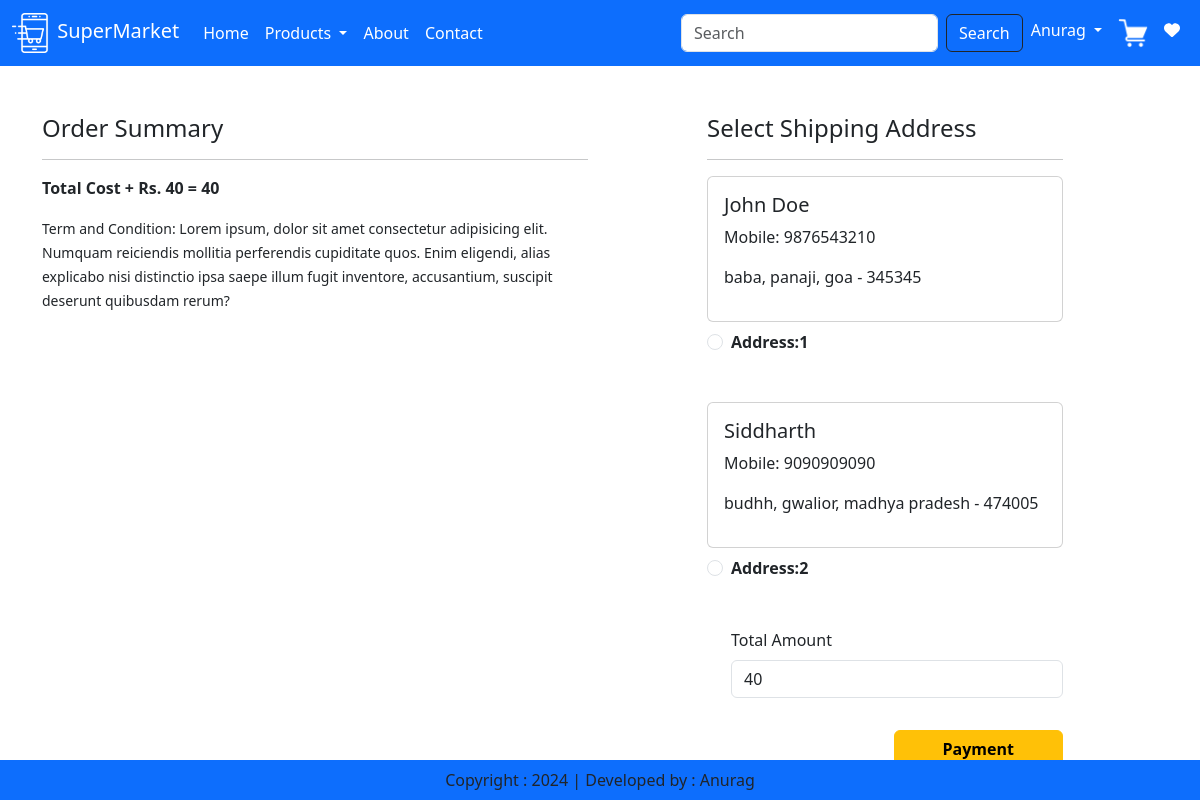
Screenshot of /checkout/ (signed in) with the database file from the repository.
### app/models.py (models this page shows, shortened)
class Customer(models.Model):
    user = models.ForeignKey(User,on_delete=models.CASCADE)
    name = models.CharField(max_length=200)
    locality = models.CharField(max_length=200)
    city = models.CharField(max_length=50)
    mobile = models.IntegerField(default=0)
    zipcode = models.IntegerField()
    state = models.CharField(max_length=50)

### app/views.py (the view, shortened to what this page needs)
# urls.py: path('checkout/',views.checkout.as_view(), name='checkout'),
@method_decorator(login_required,name='dispatch')
class checkout(View):
    def get(self,request):
        totalitem = 0
        wishitem = 0
        if request.user.is_authenticated:
            totalitem = len(Cart.objects.filter(user=request.user))
            wishitem = len(Wishlist.objects.filter(user=request.user))
        user=request.user
        add=Customer.objects.filter(user=user)
        cart_items=Cart.objects.filter(user=user)
        famount= 0
        for p in cart_items:
            value = p.quantity * p.product.discounted_price
            famount = famount + value
        totalamount = famount + 40
        razoramount = int(totalamount * 100)
        client = razorpay.Client(auth=(settings.RAZOR_KEY_ID, settings.RAZOR_KEY_SECRET))
        data = {"amount": razoramount, "currency":"INR", "receipt":"order_rcptid_12"}
        payment_response = client.order.create(data=data)
        print(payment_response)
        order_id = payment_response['id']
        order_status = payment_response['status']
        return render(request,'app/checkout.html',locals())

### app/templates/app/checkout.html (shortened to what this page needs)
{% extends "app/base.html" %}
{% load static %}
{% block main-content %}
  <div class="container">
    <div class="row mt-5">
        <div class="col-sm-6">
            <h4>Order Summary</h4>
            <hr>
            <p class="fw-bold" >Total Cost + Rs. 40 = {{totalamount}} </p>
            <small>Term and Condition: Lorem ipsum, dolor sit amet consectetur adipisicing elit. Numquam reiciendis mollitia perferendis cupiditate quos. Enim eligendi, alias explicabo nisi distinctio ipsa saepe illum fugit inventore, accusantium, suscipit deserunt quibusdam rerum?</small>
        </div>
        <div class="col-sm-4 offset-sm-1 ">
            <h4>Select Shipping Address</h4>
            <hr>
            <form action="/paymentdone" method="post" id="myform">
                {% for ad in add %}
                  <div class="card">
                    <div class="card-body">
                        <h5>{{ad.name}}</h5>
                        <p>Mobile: {{ad.mobile}} </p>
                        <p>{{ad.locality}}, {{ad.city}}, {{ad.state}} - {{ad.zipcode}}</p>
                    </div>
                  </div>
                  <div class="form-check mt-2 mb-5">
                    <input class="form-check-input" type="radio" name="custid" id="custadd{{forloop.counter}}" value="{{ad.id}}">
                    <label class="form-check-label fw-bold" for="custadd{{forloop.counter}}">Address:{{forloop.counter}}</label>
                  </div>
                {% endfor %}
                <div class="form-check mb-3">
                    <label for="totamount" class="form-label">Total Amount</label>
                    <input type="number" class="form-control" name="totamount" value="{{totalamount}}" readonly>
                </div>
                <div class="text-end">
                    <button id="rzp-button1" type="submit" class="btn btn-warning mt-3 px-5 fw-bold">Payment</button>
                </div>
            </form>
        </div>
    </div>
  </div>
{% endblock main-content %}
{% block payment-gateway %}
<button id="rzp-button1">Pay with Razorpay</button>
{% endblock payment-gateway %}

### rows the page displays
Customer: name "John Doe", mobile "9876543210", locality "baba", city "panaji", state "goa", zipcode "345345"
Customer: name "Siddharth", mobile "9090909090", locality "budhh", city "gwalior", state "madhya pradesh", zipcode "474005"

### other values shown
{{ totalamount }} "40"
